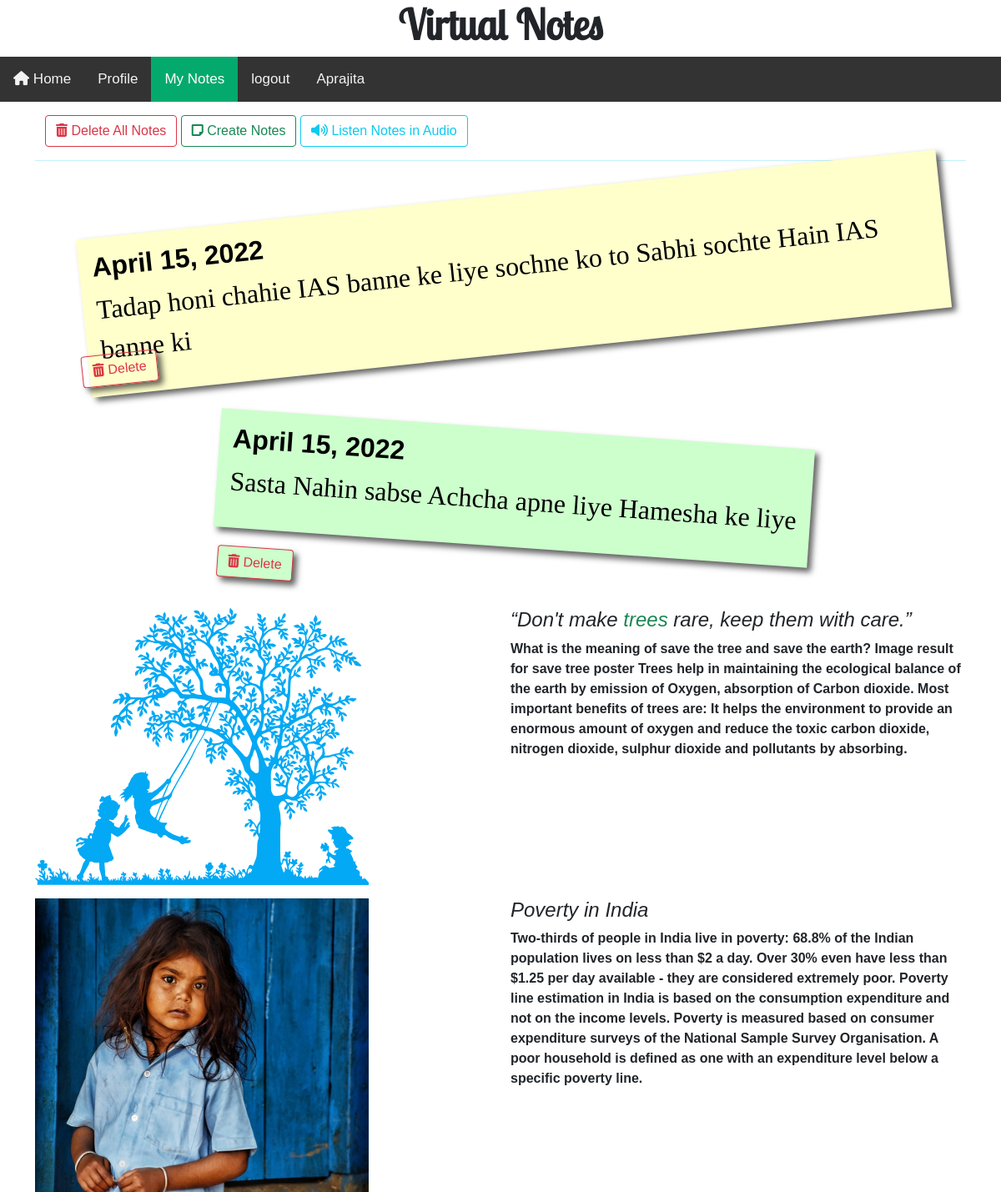
Before: /mynotes/all/saticky/ (signed in) with the older database file.
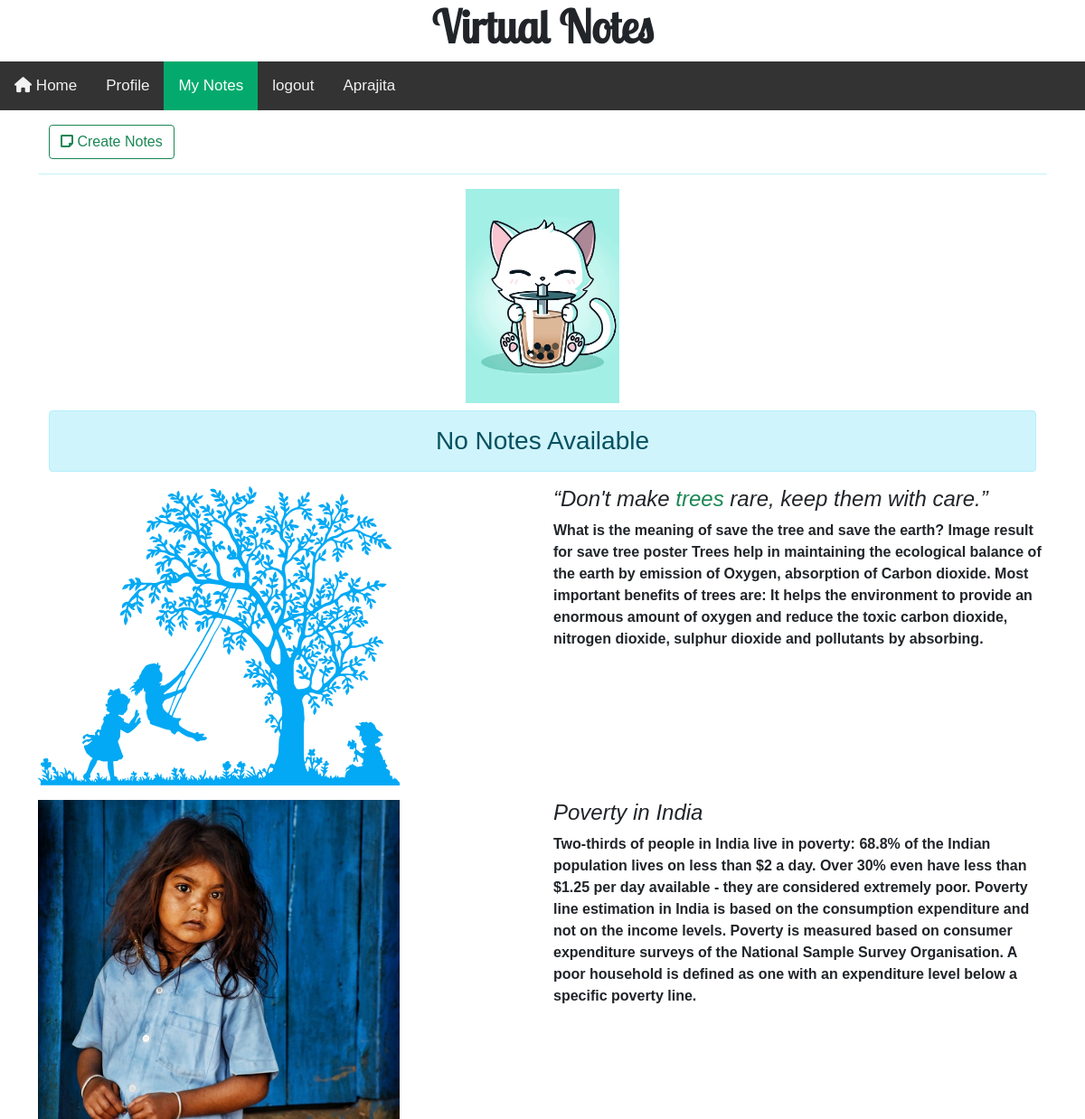
After: the same page with the newer database file.
### user/models.py (models this page shows)
class User(models.Model):
    fname = models.CharField(max_length=50,null=False,)
    lname = models.CharField(max_length=50,null=False,)
    email = models.EmailField(max_length=50,null=False)
    password = models.CharField(max_length=50,null=False)
    image = models.ImageField(upload_to='images/')

### myNotes/models.py (models this page shows)
class StickyNotes(models.Model):
    textIs = models.TextField(null = False)
    dateOf = models.DateField(null = False)
    userid = models.ForeignKey(User,on_delete=models.CASCADE)

### myNotes/views.py (called while the page is built)
@(middleware.verification)
def showAllStickyNotes(request):
    if request.isverified:
        uname = request.name
        stckynts = StickyNotes.objects.filter(userid = User.objects.get(email = request.email))
        return render(request,'myNotes/allSticky.html',{
            'uname':uname,
        'data': stckynts
        })
    else:
        return HttpResponseRedirect('/user/login/')

### myNotes/templates/myNotes/allSticky.html (shortened to what this page needs)
{% extends 'core/base.html' %}
{% load static %}
{% block link %}
<link rel="stylesheet" href="{% static 'myNotes/css/sticky.css' %}">
{% endblock link %}
{% block content %}
{% include 'core/nav.html' with o1='Home' o1l='/' o2='Profile' o2l='/mynotes/profile/' o3='My Notes' ac3='active' o3l='/mynotes/crt/sticky/notes/' o4='logout' o4l='/user/logout/' uname=uname %}
<div class="container mt-3">
    {% if data %}
    <div class="container mt-3">
        <a href="{% url 'allStickyNotesDeleted' %}" class="btn btn-outline-danger"><i class="fa-solid fa-trash-can"></i> Delete All Notes</a>
        <a href="/mynotes/crt/sticky/notes/" class="btn btn-outline-success"><i class="fa-solid fa-note-sticky"></i> Create Notes</a>
        <a href="{% url 'spksnts' %}" class="btn btn-outline-info"><i class="fa-solid fa-volume-high"></i> Listen Notes in Audio</a>
    </div>
<hr class="text-info">
    <ul>
    {% for i in data %}
        <li >
          <a href="#" contenteditable>
            <h2>{{i.dateOf}}</h2>
            <p>{{i.textIs}} </p>
            <a href="/mynotes/delete/sticky/{{i.id}}/" class="btn btn-outline-danger"><i class="fa-solid fa-trash-can"></i> Delete</a>
          </a>
        </li>
    {% endfor %}
</ul>
    {% else %}
    <div class="container mt-3">
        <a href="/mynotes/crt/sticky/notes/" class="btn btn-outline-success"><i class="fa-solid fa-note-sticky"></i> Create Notes</a>
    </div>
    <hr class="text-info">
    <div class="container mt-3 text-center">
        <img src="{% static 'myNotes/img/sorry.jpg' %}" alt="" class="img-fluid text-center" width="170px">
        <h3 class="text-center alert alert-info mt-2">No Notes Available</h3>
    </div>
    {% endif %}
</div>
<div class="container mt-3">
<div class="row">
    <div class="col-sm-6">
        <img src="{% static 'myNotes/img/tree.svg' %}" alt="" class="img-fluid text-center" width="400px">
    </div>
    <div class="col-sm-6">
        <h4 class="text-dark">
            <em>“Don't make <span class="text-success">trees</span> rare, keep them with care.” </em>
        </h4>
        <b class="text-dark">
                What is the meaning of save the tree and save the earth?
Image result for save tree poster
Trees help in maintaining the ecological balance of the earth by emission of Oxygen, absorption of Carbon dioxide. Most important benefits of trees are: It helps the environment to provide an enormous amount of oxygen and reduce the toxic carbon dioxide, nitrogen dioxide, sulphur dioxide and pollutants by absorbing.
        </b>
    </div>
</div>
</div>
<div class="container mt-3">
<div class="row">
    <div class="col-sm-6">
        <img src="{% static 'myNotes/img/poor.jpg' %}" alt="" class="img-fluid text-center" width="400px">
    </div>
    <div class="col-sm-6">
        <h4 class="text-dark">
            <em>Poverty in India</em>
        </h4>
        <b class="text-dark">
            Two-thirds of people in India live in poverty: 68.8% of the Indian population lives on less than $2 a day. Over 30% even have less than $1.25 per day available - they are considered extremely poor.
Poverty line estimation in India is based on the consumption expenditure and not on the income levels. Poverty is measured based on consumer expenditure surveys of the National Sample Survey Organisation. A poor household is defined as one with an expenditure level below a specific poverty line.
        </b>
    </div>
</div>
</div>
{% endblock content %}

### core/templates/core/base.html (shortened to what this page needs)
<!DOCTYPE html>
<html lang="en">
<head>
    {% load static %}
    <link href="https://cdn.jsdelivr.net/npm/bootstrap@5.1.3/dist/css/bootstrap.min.css" rel="stylesheet">
    <link rel="stylesheet" href="https://cdnjs.cloudflare.com/ajax/libs/font-awesome/6.0.0-beta3/css/all.min.css" />
    {% block link %}
    {% endblock link %}
</head>
<body>
    {% block content %}{% endblock content %}
</body>
</html>

### core/templates/core/nav.html
{% load static %}
<link rel="stylesheet" href="{% static 'core/css/nav.css' %}">
    <div class="container">
        <h3 class="text-center vn">Virtual Notes</h3>
    </div>
    <div class="topnav">
      <a class="{{ac1}}" href="{{o1l}}"><i class="fas fa-home"></i> {{o1}}</a>
      <a class="{{ac2}}" href="{{o2l}}">{{o2}}</a>
      <a class="{{ac3}}" href="{{o3l}}">{{o3}}</a>
      <a class="{{ac4}}" href="{{o4l}}">{{o4}}</a>
      <a class="">{{uname}}</a>
    </div>

### core/static/core/css/nav.css (style rules this page uses)
body { margin: 0; font-family: Arial, Helvetica, sans-serif; }
.topnav { overflow: hidden; background-color: #333; }
.topnav a { float: left; color: #f2f2f2; text-align: center; padding: 14px 16px; text-decoration: none; font-size: 17px; }
.topnav a.active { background-color: #04AA6D; color: white; }
.vn { font-weight: bold; font-family:newFont; font-size: 50px; }

Changed rows visible on the page:
removed StickyNotes: dateOf "April 15, 2022", textIs "Tadap honi chahie IAS banne ke liye sochne ko to Sabhi sochte Hain IAS banne ki"
removed StickyNotes: dateOf "April 15, 2022", textIs "Sasta Nahin sabse Achcha apne liye Hamesha ke liye"
Other visible differences:
text no longer shown: "Delete All Notes Listen Notes in Audio"
text now shown: "No Notes Available"
